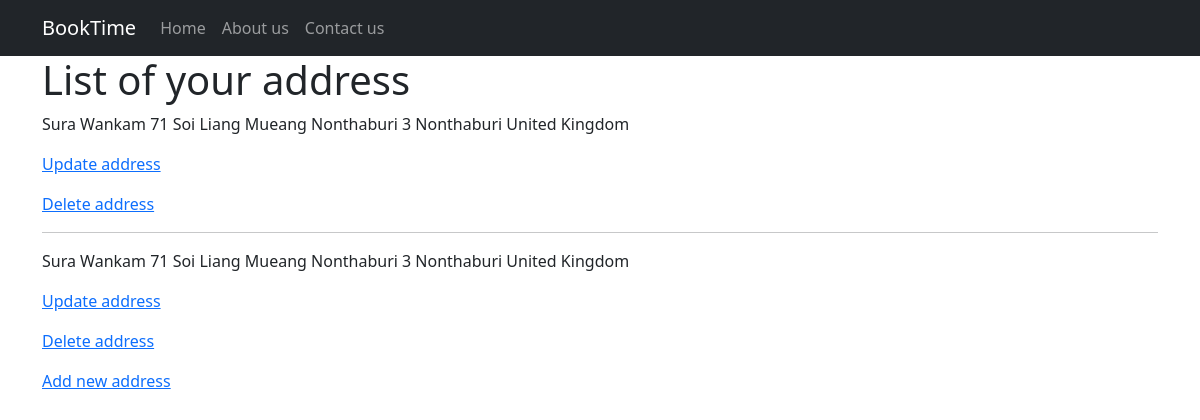
Screenshot of /address/ (signed in) with the database file from the repository.
### main/models.py (models this page shows, shortened)
class Address(models.Model):
    SUPPORTED_COUNTRIES = (
        ('uk', 'United Kingdom'),
        ('us', 'United States of America')
    )
    user = models.ForeignKey(User, on_delete=models.CASCADE)
    name = models.CharField(max_length=60)
    address1 = models.CharField('Address Line 1', max_length=60)
    address2 = models.CharField('Address Line 2', max_length=60, blank=True)
    zip_code = models.CharField('ZIP / Postal code', max_length=12)
    city = models.CharField(max_length=60)
    country = models.CharField(max_length=3, choices=SUPPORTED_COUNTRIES)

### main/views.py (the view)
# urls.py: path('address/', views.AddressListView.as_view(), name='address_list'),
class AddressListView(LoginRequiredMixin, ListView):
    model = models.Address
    def get_queryset(self):
        return self.model.objects.filter(user=self.request.user)

### main/templates/main/address_list.html (shortened to what this page needs)
{% extends "base.html" %}
{% block content %}
<h1>List of your address</h1>
{% for address in object_list %}
<p>
    {{ address.name }}
    {{ address.address1 }}
    {{ address.city }}
    {{ address.get_country_display }}
</p>
<p>
    <a href="{% url "address_update" address.id %}">Update address</a>
</p>
<p>
    <a href="{% url "address_delete" address.id %}">Delete address</a>
</p>
{% if not forloop.last %}
<hr>
{% endif %}
{% endfor %}
<p>
    <a href="{% url "address_create" %}">Add new address</a>
</p>
{% endblock content %}

### rows the page displays
Address: name "Sura Wankam", address1 "71 Soi Liang Mueang Nonthaburi 3", city "Nonthaburi", country "United Kingdom"
Address: name "Sura Wankam", address1 "71 Soi Liang Mueang Nonthaburi 3", city "Nonthaburi", country "United Kingdom"
